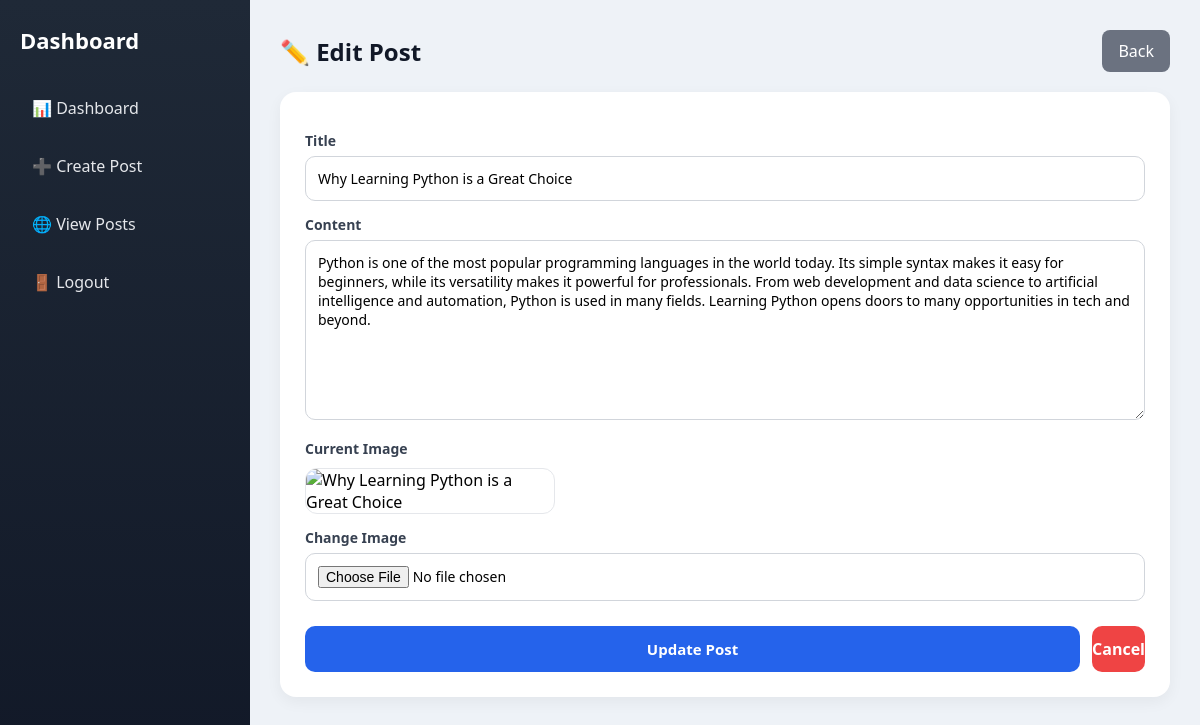
Screenshot of /dashboard/edit/1/ (signed in) with the database file from the repository.
### blogapp/models.py (models this page shows, shortened)
class Post(models.Model):
    title = models.CharField(max_length=200)
    content = models.TextField()
    created_at = models.DateTimeField(auto_now_add=True)
    image = CloudinaryField('image', blank=True, null=True)
    author = models.ForeignKey(User, on_delete=models.CASCADE)

### blogapp/views.py (the view, shortened to what this page needs)
# urls.py: path("dashboard/edit/<int:id>/", views.edit_post, name="edit_post"),
@login_required
def edit_post(request, id):
    post = get_object_or_404(Post, id=id, author=request.user)
    return render(request, "dashboard/edit_post.html", {"post": post})

### blogapp/templates/dashboard/edit_post.html (shortened to what this page needs)
<!DOCTYPE html>
<html lang="en">
<head>
</head>
<body>
<div class="sidebar">
    <h1>Dashboard</h1>
    <ul class="menu">
        <li><a href="{% url 'dashboard' %}">📊 Dashboard</a></li>
        <li><a href="{% url 'create_post' %}">➕ Create Post</a></li>
        <li><a href="{% url 'post_list' %}">🌐 View Posts</a></li>
        <li><a href="{% url 'logout' %}">🚪 Logout</a></li>
    </ul>
</div>
<div class="main">
    <div class="topbar">
        <h2>✏️ Edit Post</h2>
        <a href="{% url 'dashboard' %}">Back</a>
    </div>
    <div class="card">
        <form method="post" enctype="multipart/form-data">
            <label>Title</label>
            <input type="text" name="title" value="{{ post.title }}" required>
            <label>Content</label>
            <textarea name="content" required>{{ post.content }}</textarea>
            <label>Current Image</label>
            <div class="preview">
                {% if post.image %}
                    <img src="{{ post.image.url }}" alt="{{ post.title }}">
                {% else %}
                    <p>No image uploaded</p>
                {% endif %}
            </div>
            <label>Change Image</label>
            <input type="file" name="image">
            <div class="actions">
                <button type="submit" class="save">Update Post</button>
                <a href="{% url 'dashboard' %}" class="cancel">Cancel</a>
            </div>
        </form>
    </div>
</div>
</body>
</html>

### blogapp/templates/dashboard/edit_post.html (style rules this page uses)
* { margin:0; padding:0; box-sizing:border-box; font-family:'Segoe UI', sans-serif; }
body { background:#eef2f7; display:flex; min-height:100vh; }
.sidebar { width:250px; min-height:100vh; background:linear-gradient(180deg,#1f2937,#111827); color:white; padding:25px 20px; position:sticky; top:0; }
.sidebar h1 { font-size:22px; margin-bottom:30px; }
.menu { list-style:none; }
.menu li { margin-bottom:12px; }
.menu a { text-decoration:none; color:#e5e7eb; display:block; padding:12px; border-radius:10px; transition:0.3s; }
.main { flex:1; padding:30px; }
.topbar { display:flex; justify-content:space-between; align-items:center; gap:15px; margin-bottom:20px; flex-wrap:wrap; }
.topbar h2 { font-size:24px; color:#111827; }
.topbar a { text-decoration:none; background:#6b7280; color:white; padding:10px 16px; border-radius:8px; transition:0.3s; }
.card { background:white; padding:25px; border-radius:16px; box-shadow:0 5px 15px rgba(0,0,0,0.05); }
label { display:block; margin-top:14px; margin-bottom:6px; font-size:14px; font-weight:600; color:#374151; }
input, textarea { width:100%; padding:12px; border:1px solid #d1d5db; border-radius:10px; outline:none; font-size:14px; transition:0.3s; }
textarea { min-height:180px; resize:vertical; }
.preview { margin-top:10px; }
.preview img { width:100%; max-width:250px; border-radius:12px; border:1px solid #e5e7eb; }
.actions { margin-top:25px; display:flex; gap:12px; }
button { flex:1; padding:13px; border:none; border-radius:10px; cursor:pointer; font-size:15px; font-weight:600; transition:0.3s; }
.save { background:#2563eb; color:white; }
.cancel { background:#ef4444; color:white; text-align:center; display:flex; align-items:center; justify-content:center; text-decoration:none; border-radius:10px; font-weight:600; transition:0.3s; }

### rows the page displays
Post: title "Why Learning Python is a Great Choice", content "Python is one of the most popular programming languages in the world today. Its simple syntax makes it easy for beginners, while its versatility makes it powerful for professionals. From web development and data science to artificial intelligence and automation, Python is used in many fields. Learning Python opens doors to many opportunities in tech and beyond."
